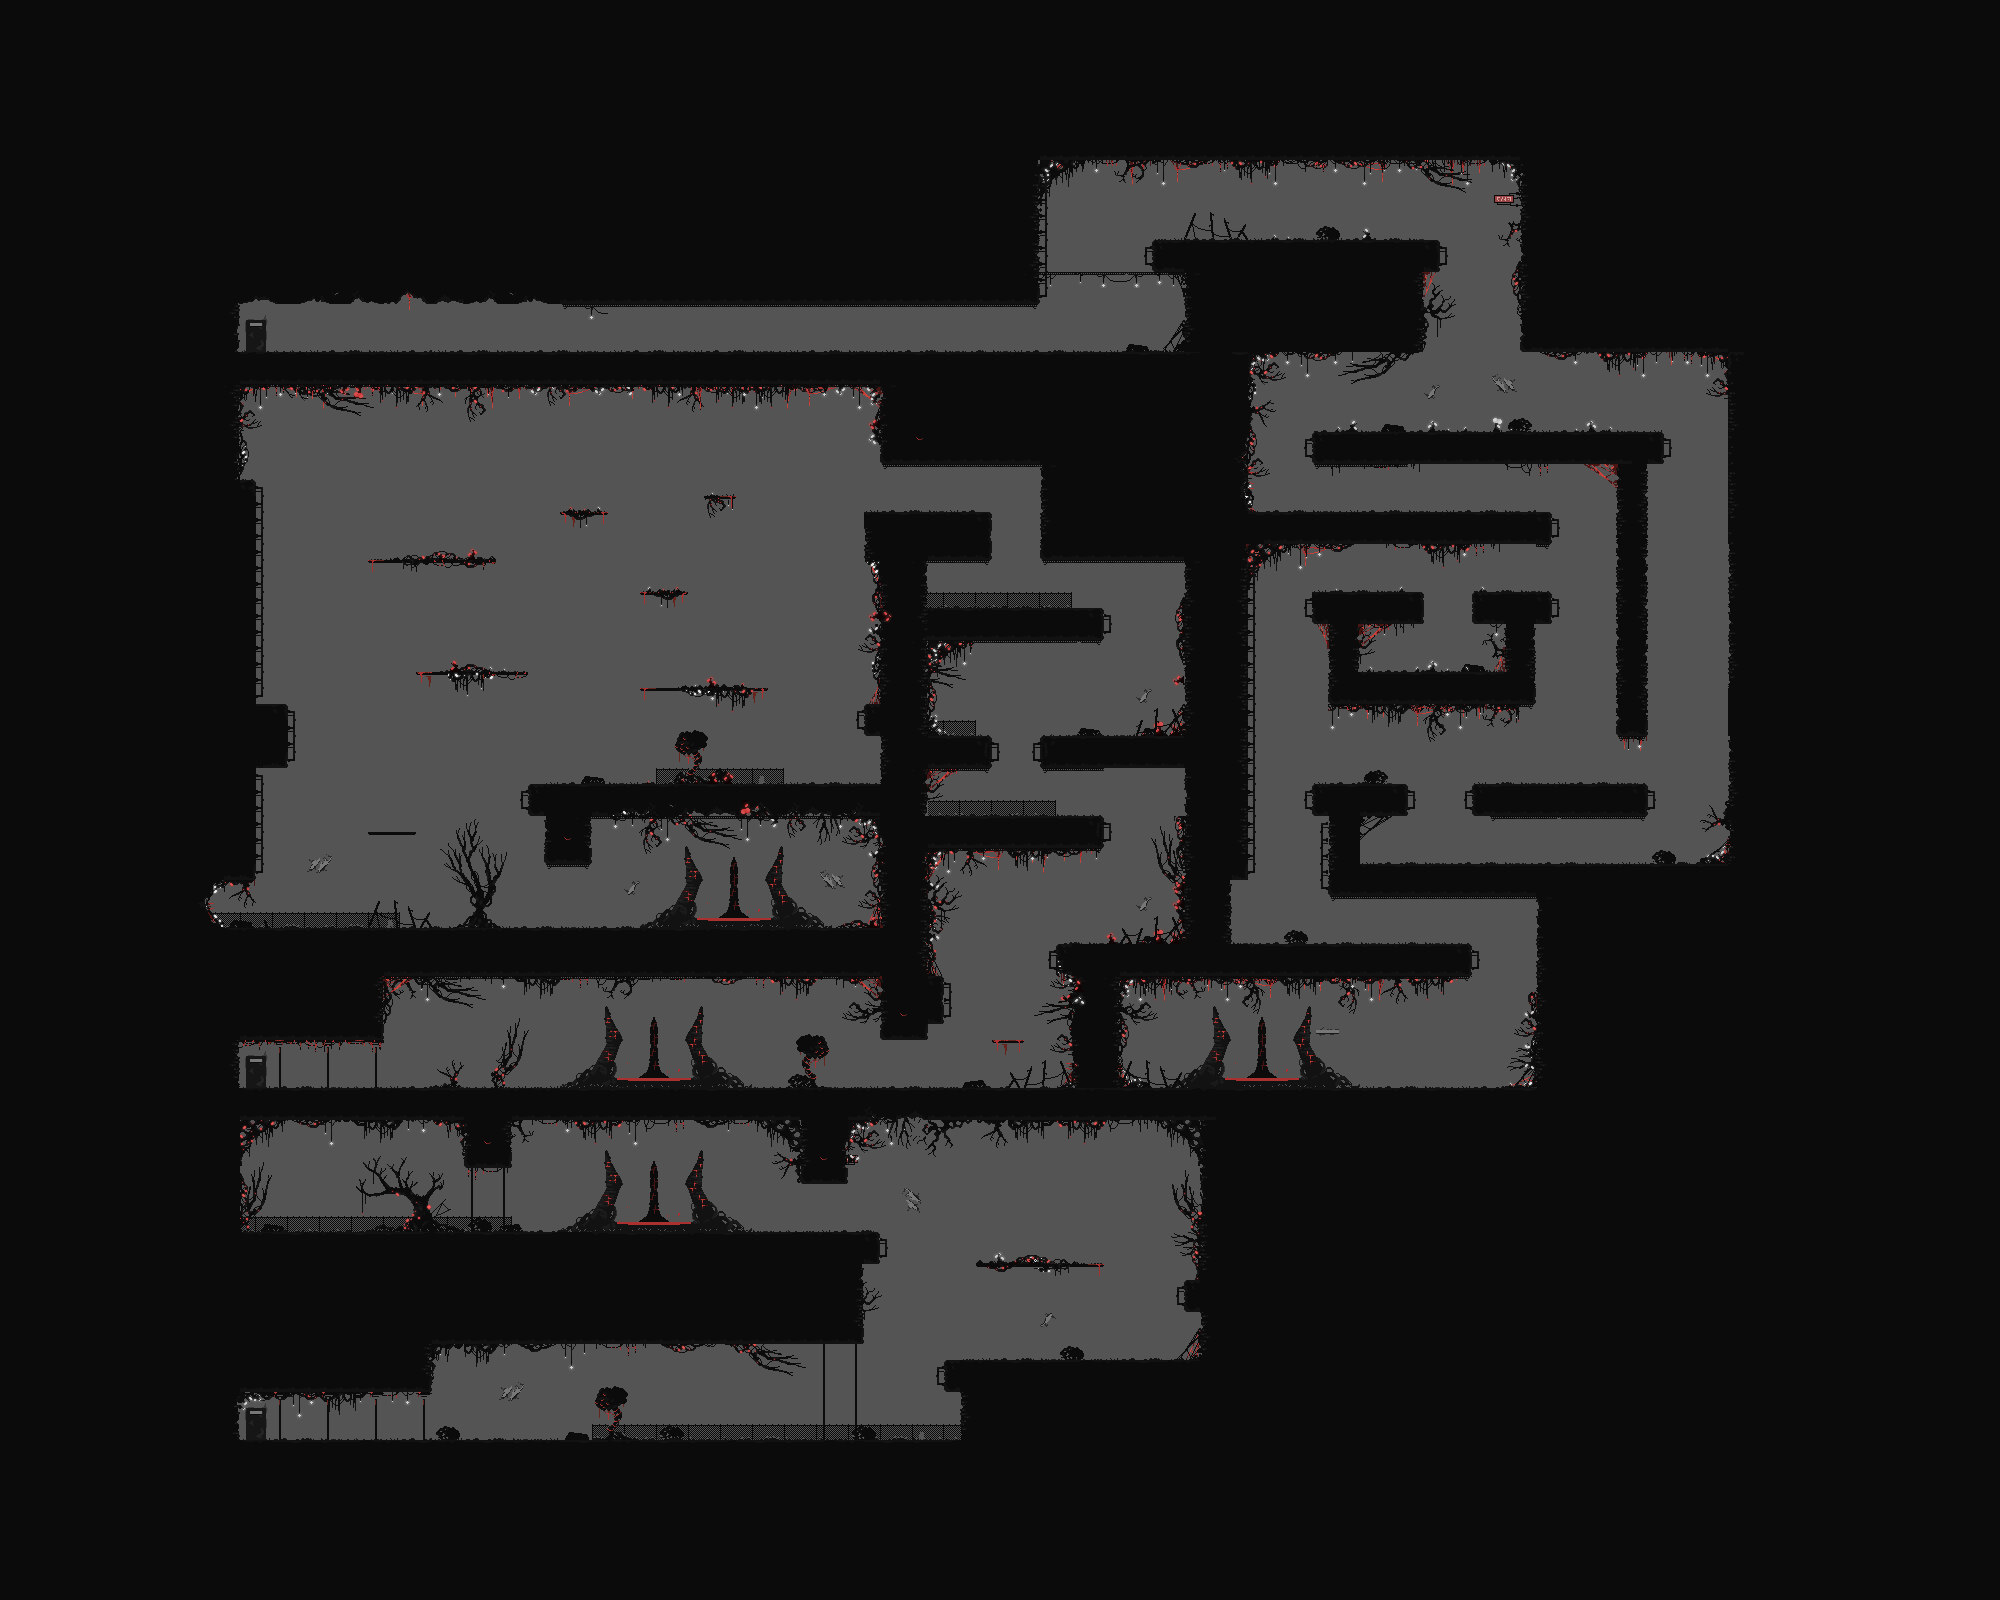

A level layout from a 2D game, rendered from its tile map. Below: a short description, then the map file with tile-grid data replaced by summaries:
An orthogonal 125x100 tile map with 16x16 px tiles, 18 tile layers (Background, TileLayer2, Fences, Teleports, ...), 12 tilesets and 132 objects (46x Platform, 25x Wall, 8x Level3_C, 7x Level3_A, 6x Level3_D, ...).

<map version="1.9" tiledversion="1.9.2" orientation="orthogonal" renderorder="right-down" width="125" height="100" tilewidth="16" tileheight="16" infinite="0" nextlayerid="53" nextobjectid="302">
 <editorsettings>
  <chunksize width="32" height="32" />
  <export target="level3.lua" format="lua" />
 </editorsettings>
 <tileset firstgid="1" name="Blood Temple Tileset" tilewidth="16" tileheight="16" tilecount="256" columns="16">
  <image source="Blood Temple Tileset.png" width="256" height="256" />
 </tileset>
 <tileset firstgid="257" name="DARK Tileset No background" tilewidth="16" tileheight="16" tilecount="288" columns="18">
  <image source="DARK Tileset No background.png" width="288" height="256" />
 </tileset>
 <tileset firstgid="545" name="DARK Tileset with background" tilewidth="16" tileheight="16" tilecount="288" columns="18">
  <image source="DARK Tileset with background.png" width="288" height="256" />
 </tileset>
 <tileset firstgid="833" name="Bonus Tileset" tilewidth="16" tileheight="16" tilecount="260" columns="20">
  <image source="Bonus Tileset.png" width="320" height="208" />
 </tileset>
 <tileset firstgid="1093" name="Tree Tileset6" tilewidth="16" tileheight="16" tilecount="891" columns="27">
  <image source="Tree Tileset6.png" width="432" height="540" />
 </tileset>
 <tileset firstgid="1984" name="Tree Tileset1" tilewidth="16" tileheight="16" tilecount="891" columns="27">
  <image source="Tree Tileset1.png" width="432" height="540" />
 </tileset>
 <tileset firstgid="2875" name="gate(41x48)" tilewidth="16" tileheight="16" tilecount="114" columns="38">
  <image source="../sprites/gate/gate(41x48).png" width="615" height="48" />
 </tileset>
 <tileset firstgid="2989" name="Tree Tileset4" tilewidth="16" tileheight="16" tilecount="891" columns="27">
  <image source="Tree Tileset4.png" width="432" height="540" />
 </tileset>
 <tileset firstgid="3880" name="DARK Tileset(Red) No background" tilewidth="16" tileheight="16" tilecount="288" columns="18">
  <image source="DARK Tileset(Red) No background.png" width="288" height="256" />
 </tileset>
 <tileset firstgid="4168" name="DARK Tileset No background_TEST" tilewidth="16" tileheight="16" tilecount="288" columns="18">
  <image source="DARK Tileset No background_TEST.png" width="288" height="256" />
 </tileset>
 <tileset firstgid="4456" name="teleport" tilewidth="16" tileheight="16" tilecount="4528" columns="283">
  <image source="../sprites/teleports/teleport.png" width="4536" height="270" />
 </tileset>
 <tileset firstgid="8984" name="bloody spikes triangle" tilewidth="16" tileheight="16" tilecount="55" columns="11">
  <image source="Entrances/bloody spikes triangle.png" width="191" height="83" />
 </tileset>
 <layer id="13" name="Background" width="125" height="100">
  <data>[12500 cells, 12500 non-empty, 1 distinct tile ids]</data>
 </layer>
 <layer id="33" name="TileLayer2" width="125" height="100">
  <data>[12500 cells, 1301 non-empty, 73 distinct tile ids]</data>
 </layer>
 <layer id="6" name="Fences" width="125" height="100">
  <data>[12500 cells, 2413 non-empty, 11 distinct tile ids]</data>
 </layer>
 <layer id="52" name="Teleports" width="125" height="100" offsetx="0" offsety="6">
  <data>[12500 cells, 288 non-empty, 72 distinct tile ids]</data>
 </layer>
 <layer id="49" name="Lights2" width="125" height="100">
  <data>[12500 cells, 10 non-empty, 10 distinct tile ids]</data>
 </layer>
 <layer id="50" name="Islands" width="125" height="100">
  <data>[12500 cells, 39 non-empty, 6 distinct tile ids]</data>
 </layer>
 <layer id="48" name="Webs2" width="125" height="100">
  <data>[12500 cells, 55 non-empty, 19 distinct tile ids]</data>
 </layer>
 <layer id="47" name="Trees3" width="125" height="100">
  <data>[12500 cells, 230 non-empty, 113 distinct tile ids]</data>
 </layer>
 <layer id="39" name="Webs" width="125" height="100">
  <data>[12500 cells, 268 non-empty, 33 distinct tile ids]</data>
 </layer>
 <layer id="37" name="Trees2" width="125" height="100">
  <data>[12500 cells, 340 non-empty, 179 distinct tile ids]</data>
 </layer>
 <layer id="5" name="Trees" width="125" height="100">
  <data>[12500 cells, 1699 non-empty, 540 distinct tile ids]</data>
 </layer>
 <layer id="45" name="Signs" width="125" height="100">
  <data>[12500 cells, 4 non-empty, 3 distinct tile ids]</data>
 </layer>
 <layer id="1" name="TileLayer1" width="125" height="100">
  <data>[12500 cells, 8166 non-empty, 93 distinct tile ids]</data>
 </layer>
 <layer id="44" name="Doors" width="125" height="100">
  <data>[12500 cells, 19 non-empty, 7 distinct tile ids]</data>
 </layer>
 <layer id="40" name="Lights" width="125" height="100">
  <data>[12500 cells, 264 non-empty, 45 distinct tile ids]</data>
 </layer>
 <layer id="46" name="Overlay" width="125" height="100">
  <data>[12500 cells, 6 non-empty, 6 distinct tile ids]</data>
 </layer>
 <layer id="7" name="Posts" width="125" height="100">
  <data>[12500 cells, 2326 non-empty, 32 distinct tile ids]</data>
 </layer>
 <layer id="32" name="Posts2" width="125" height="100">
  <data>[12500 cells, 2053 non-empty, 14 distinct tile ids]</data>
 </layer>
 <objectgroup id="11" name="DepartureDoors">
  <object id="109" name="Level3_C" x="240" y="320" width="16" height="32">
   <properties>
    <property name="destinationDoor" value="Level2_E" />
    <property name="destinationMap" value="Level2" />
   </properties>
  </object>
  <object id="102" name="Level3_B" x="240" y="1056" width="16" height="32">
   <properties>
    <property name="destinationDoor" value="Level2_D" />
    <property name="destinationMap" value="Level2" />
   </properties>
  </object>
  <object id="21" name="Level3_A" x="240" y="1408" width="16" height="32">
   <properties>
    <property name="destinationDoor" value="Level2_C" />
    <property name="destinationMap" value="Level2" />
   </properties>
  </object>
 </objectgroup>
 <objectgroup id="19" name="ArrivalDoors">
  <object id="112" name="Level3_C" x="272" y="336" width="16" height="16" />
  <object id="104" name="Level3_B" x="272" y="1072" width="16" height="16" />
  <object id="246" name="Level3_A" x="272" y="1424" width="16" height="16" />
 </objectgroup>
 <objectgroup id="24" name="Summoners">
  <object id="280" x="1376" y="192" width="16" height="16" />
  <object id="287" x="432" y="608" width="16" height="16" />
  <object id="291" x="960" y="672" width="16" height="16" />
  <object id="295" x="656" y="544" width="16" height="16" />
  <object id="299" x="896" y="1376" width="16" height="16" />
  <object id="300" x="992" y="896" width="16" height="16" />
 </objectgroup>
 <objectgroup id="16" name="Spitters">
  <object id="158" x="416" y="544" width="16" height="16" />
  <object id="260" x="832" y="768" width="16" height="16" />
  </objectgroup>
 <objectgroup id="22" name="Hives" />
 <objectgroup id="18" name="Wasps" />
 <objectgroup id="9" name="Ghouls">
  <!-- 114 objects omitted --></objectgroup>
 <objectgroup id="34" name="Shops" />
 <objectgroup id="17" name="Statues" visible="0" />
 <objectgroup id="20" name="Watchers" visible="0">
  <!-- 103 objects omitted --></objectgroup>
 <objectgroup id="43" name="DepartureTranspads" visible="0">
  <!-- 101 objects omitted --></objectgroup>
 <objectgroup id="42" name="ArrivalTranspads" visible="0">
  <!-- 97 objects omitted --></objectgroup>
 <objectgroup id="41" name="Teleports" visible="0">
  <!-- 93 objects omitted --></objectgroup>
 <objectgroup id="26" name="Gates">
  <!-- 89 objects omitted --></objectgroup>
 <objectgroup id="25" name="Switches">
  <!-- 80 objects omitted --></objectgroup>
 <objectgroup id="14" name="Game_Start" visible="0">
  <!-- 73 objects omitted --></objectgroup>
 <objectgroup id="2" name="Platforms" class="Platform">
  <!-- 71 objects omitted --></objectgroup>
 <objectgroup id="35" name="Walls">
  <!-- 25 objects omitted --></objectgroup>
</map>
<!-- 118 of 132 objects omitted -->
